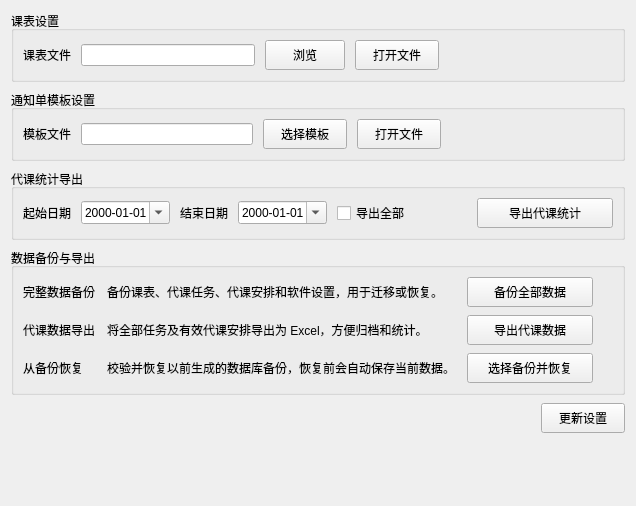
<?xml version="1.0" encoding="UTF-8"?>
<ui version="4.0">
 <class>SettingsTab</class>
 <widget class="QWidget" name="settingsTab">
  <layout class="QVBoxLayout" name="mainLayout">
   <property name="spacing">
    <number>8</number>
   </property>
   <item>
    <widget class="QGroupBox" name="scheduleSettingsGroup">
     <property name="title">
      <string>课表设置</string>
     </property>
     <layout class="QGridLayout" name="scheduleGridLayout">
      <property name="horizontalSpacing">
       <number>10</number>
      </property>
      <property name="verticalSpacing">
       <number>8</number>
      </property>
      <item row="0" column="0">
       <widget class="QLabel" name="schedulePathLabel">
        <property name="text">
         <string>课表文件</string>
        </property>
       </widget>
      </item>
      <item row="0" column="1">
       <widget class="QLineEdit" name="schedulePathEdit">
        <property name="readOnly">
         <bool>true</bool>
        </property>
       </widget>
      </item>
      <item row="0" column="2">
      <widget class="QPushButton" name="scheduleBrowseButton">
        <property name="minimumSize">
         <size>
          <width>76</width>
          <height>30</height>
         </size>
        </property>
        <property name="text">
         <string>浏览</string>
        </property>
       </widget>
      </item>
      <item row="0" column="3">
       <widget class="QPushButton" name="scheduleOpenButton">
        <property name="minimumSize">
         <size>
          <width>84</width>
          <height>30</height>
         </size>
        </property>
        <property name="text">
         <string>打开文件</string>
        </property>
       </widget>
      </item>
      <item row="0" column="4">
       <spacer name="scheduleSpacer">
        <property name="orientation">
         <enum>Qt::Horizontal</enum>
        </property>
        <property name="sizeHint" stdset="0">
         <size>
          <width>20</width>
          <height>20</height>
         </size>
        </property>
       </spacer>
      </item>
     </layout>
    </widget>
   </item>
   <item>
    <widget class="QGroupBox" name="templateSettingsGroup">
     <property name="title">
      <string>通知单模板设置</string>
     </property>
     <layout class="QGridLayout" name="templateGridLayout">
      <property name="horizontalSpacing">
       <number>10</number>
      </property>
      <property name="verticalSpacing">
       <number>8</number>
      </property>
      <item row="0" column="0">
       <widget class="QLabel" name="templatePathLabel">
        <property name="text">
         <string>模板文件</string>
        </property>
       </widget>
      </item>
      <item row="0" column="1">
       <widget class="QLineEdit" name="templatePathEdit">
        <property name="readOnly">
         <bool>true</bool>
        </property>
       </widget>
      </item>
      <item row="0" column="2">
      <widget class="QPushButton" name="templateBrowseButton">
        <property name="minimumSize">
         <size>
          <width>84</width>
          <height>30</height>
         </size>
        </property>
        <property name="text">
         <string>选择模板</string>
        </property>
       </widget>
      </item>
      <item row="0" column="3">
       <widget class="QPushButton" name="templateOpenButton">
        <property name="minimumSize">
         <size>
          <width>84</width>
          <height>30</height>
         </size>
        </property>
        <property name="text">
         <string>打开文件</string>
        </property>
       </widget>
      </item>
      <item row="0" column="4">
       <spacer name="templateSpacer">
        <property name="orientation">
         <enum>Qt::Horizontal</enum>
        </property>
        <property name="sizeHint" stdset="0">
         <size>
          <width>20</width>
          <height>20</height>
         </size>
        </property>
       </spacer>
      </item>
     </layout>
    </widget>
   </item>
   <item>
    <widget class="QGroupBox" name="statisticsExportGroup">
     <property name="title">
      <string>代课统计导出</string>
     </property>
     <layout class="QHBoxLayout" name="statisticsExportLayout">
      <property name="spacing">
       <number>10</number>
      </property>
      <item>
       <widget class="QLabel" name="statisticsStartLabel">
        <property name="text">
         <string>起始日期</string>
        </property>
       </widget>
      </item>
      <item>
       <widget class="QDateEdit" name="statisticsStartDateEdit">
        <property name="calendarPopup">
         <bool>true</bool>
        </property>
        <property name="displayFormat">
         <string>yyyy-MM-dd</string>
        </property>
       </widget>
      </item>
      <item>
       <widget class="QLabel" name="statisticsEndLabel">
        <property name="text">
         <string>结束日期</string>
        </property>
       </widget>
      </item>
      <item>
       <widget class="QDateEdit" name="statisticsEndDateEdit">
        <property name="calendarPopup">
         <bool>true</bool>
        </property>
        <property name="displayFormat">
         <string>yyyy-MM-dd</string>
        </property>
       </widget>
      </item>
      <item>
       <widget class="QCheckBox" name="statisticsAllCheckBox">
        <property name="text">
         <string>导出全部</string>
        </property>
       </widget>
      </item>
      <item>
       <spacer name="statisticsExportSpacer">
        <property name="orientation">
         <enum>Qt::Horizontal</enum>
        </property>
        <property name="sizeHint" stdset="0">
         <size>
          <width>40</width>
          <height>20</height>
         </size>
        </property>
       </spacer>
      </item>
      <item>
       <widget class="QPushButton" name="exportStatisticsButton">
        <property name="minimumSize">
         <size>
          <width>136</width>
          <height>30</height>
         </size>
        </property>
        <property name="text">
         <string>导出代课统计</string>
        </property>
       </widget>
      </item>
     </layout>
    </widget>
   </item>
   <item>
    <widget class="QGroupBox" name="dataManagementGroup">
     <property name="title">
      <string>数据备份与导出</string>
     </property>
     <layout class="QGridLayout" name="dataManagementGridLayout">
      <property name="horizontalSpacing">
       <number>12</number>
      </property>
      <property name="verticalSpacing">
       <number>8</number>
      </property>
      <item row="0" column="0">
       <widget class="QLabel" name="backupDataTitleLabel">
        <property name="text">
         <string>完整数据备份</string>
        </property>
       </widget>
      </item>
      <item row="0" column="1">
       <widget class="QLabel" name="backupDataDescriptionLabel">
        <property name="text">
         <string>备份课表、代课任务、代课安排和软件设置，用于迁移或恢复。</string>
        </property>
       </widget>
      </item>
      <item row="0" column="2">
       <widget class="QPushButton" name="backupDataButton">
        <property name="minimumSize">
         <size>
          <width>126</width>
          <height>30</height>
         </size>
        </property>
        <property name="text">
         <string>备份全部数据</string>
        </property>
       </widget>
      </item>
      <item row="1" column="0">
       <widget class="QLabel" name="exportTaskDataTitleLabel">
        <property name="text">
         <string>代课数据导出</string>
        </property>
       </widget>
      </item>
      <item row="1" column="1">
       <widget class="QLabel" name="exportTaskDataDescriptionLabel">
        <property name="text">
         <string>将全部任务及有效代课安排导出为 Excel，方便归档和统计。</string>
        </property>
       </widget>
      </item>
      <item row="1" column="2">
       <widget class="QPushButton" name="exportTaskDataButton">
        <property name="minimumSize">
         <size>
          <width>126</width>
          <height>30</height>
         </size>
        </property>
        <property name="text">
         <string>导出代课数据</string>
        </property>
       </widget>
      </item>
      <item row="2" column="0">
       <widget class="QLabel" name="restoreDataTitleLabel">
        <property name="text">
         <string>从备份恢复</string>
        </property>
       </widget>
      </item>
      <item row="2" column="1">
       <widget class="QLabel" name="restoreDataDescriptionLabel">
        <property name="text">
         <string>校验并恢复以前生成的数据库备份，恢复前会自动保存当前数据。</string>
        </property>
       </widget>
      </item>
      <item row="2" column="2">
       <widget class="QPushButton" name="restoreDataButton">
        <property name="minimumSize">
         <size>
          <width>126</width>
          <height>30</height>
         </size>
        </property>
        <property name="text">
         <string>选择备份并恢复</string>
        </property>
       </widget>
      </item>
      <item row="0" column="3" rowspan="3">
       <spacer name="dataManagementSpacer">
        <property name="orientation">
         <enum>Qt::Horizontal</enum>
        </property>
        <property name="sizeHint" stdset="0">
         <size>
          <width>20</width>
          <height>20</height>
         </size>
        </property>
       </spacer>
      </item>
     </layout>
    </widget>
   </item>
   <item>
    <layout class="QHBoxLayout" name="actionsLayout">
     <item>
      <spacer name="actionsSpacer">
       <property name="orientation">
        <enum>Qt::Horizontal</enum>
       </property>
       <property name="sizeHint" stdset="0">
        <size>
         <width>40</width>
         <height>20</height>
        </size>
       </property>
      </spacer>
     </item>
     <item>
      <widget class="QPushButton" name="updateSettingsButton">
       <property name="minimumSize">
        <size>
         <width>84</width>
         <height>30</height>
        </size>
       </property>
       <property name="text">
        <string>更新设置</string>
       </property>
      </widget>
     </item>
    </layout>
   </item>
   <item>
    <widget class="QLabel" name="databaseLabel">
     <property name="wordWrap">
      <bool>true</bool>
     </property>
     <property name="textInteractionFlags">
      <set>Qt::TextSelectableByMouse</set>
     </property>
    </widget>
   </item>
   <item>
    <spacer name="bottomSpacer">
     <property name="orientation">
      <enum>Qt::Vertical</enum>
     </property>
     <property name="sizeHint" stdset="0">
      <size>
       <width>20</width>
       <height>40</height>
      </size>
     </property>
    </spacer>
   </item>
  </layout>
 </widget>
 <resources/>
 <connections/>
</ui>
